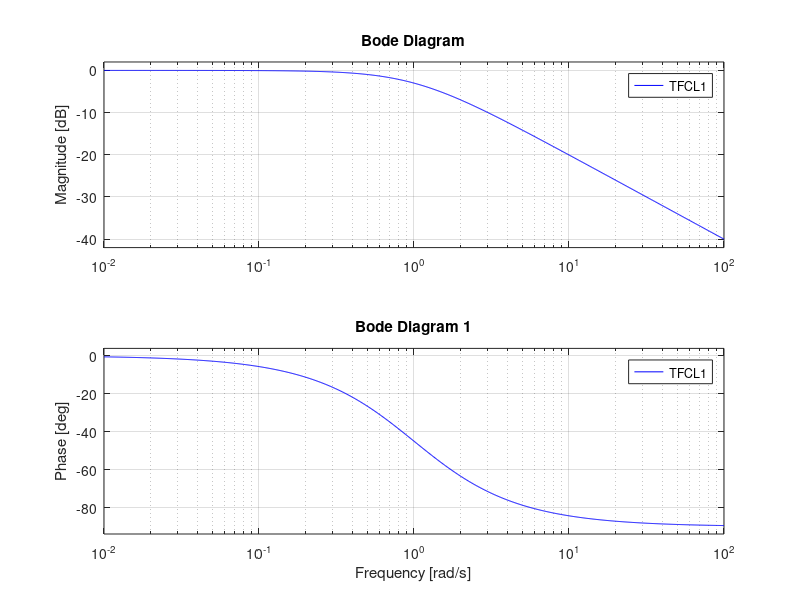
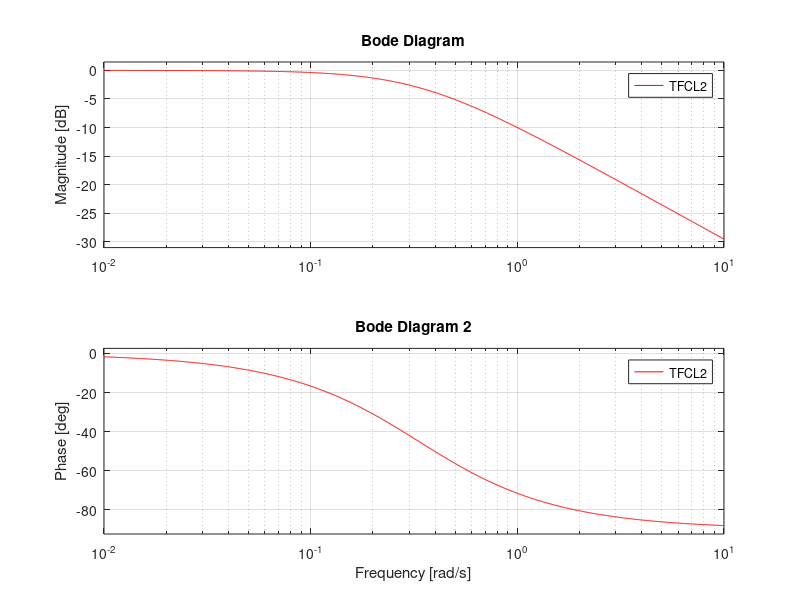
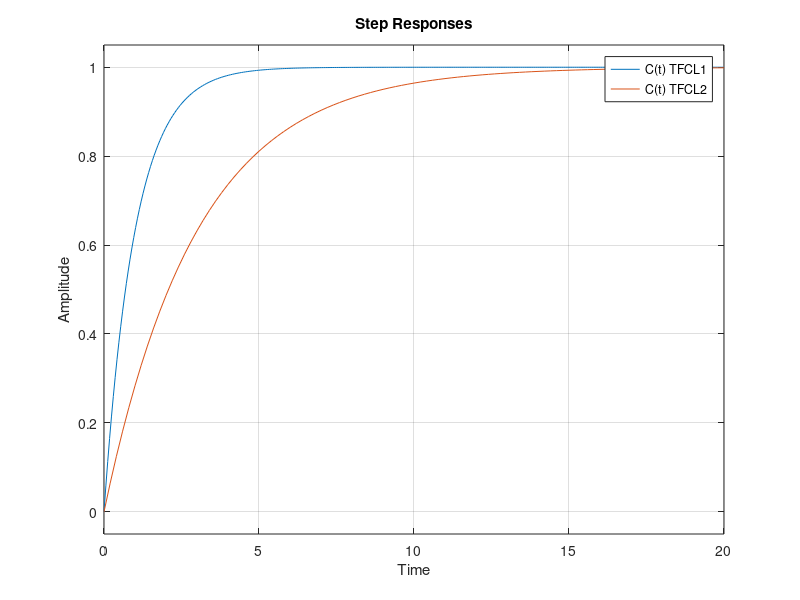
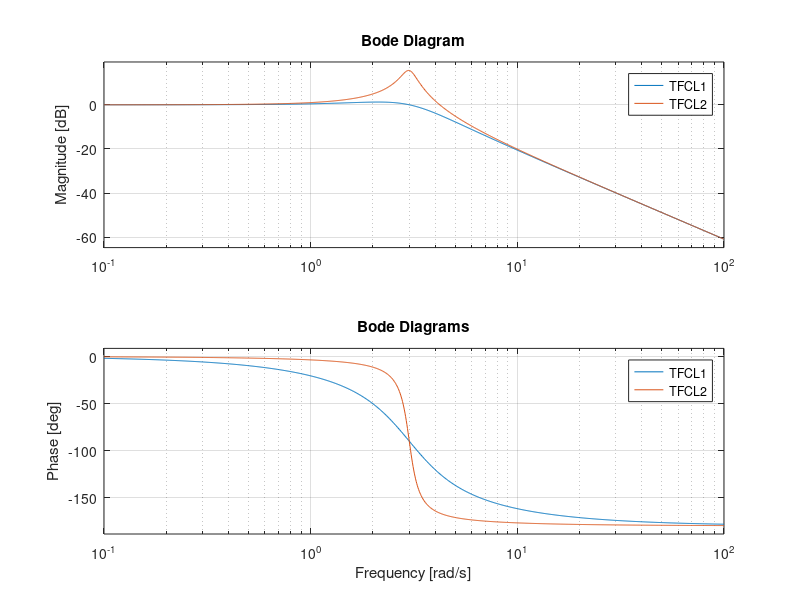

Reproduce these figures in MATLAB, in order.
% Control Theory
% 03/07/2020
% Nico Antonelli

% --- Bandwidth and Resonance Peak ---


%% Bandwith
% Closed Loop TF 1: 1/(s+1)
TFCL1 = tf([1], [1, 1]);
bode(TFCL1, '-b');
title('Bode Diagram 1');

% Closed Loop TF 1: 1/(3s+1)
figure(2);
TFCL2 = tf([1], [3, 1]);
bode(TFCL2, '-r');
title('Bode Diagram 2');

% Step Responses
figure(3);
step(TFCL1, TFCL2);
title('Step Responses');
xlabel('Time');
ylabel('Amplitude');
legend('C(t) TFCL1', 'C(t) TFCL2');

%% Resonance Peak
% Bode Diagrams Comparison
figure(4);
TFCL1 = tf([9], [1, 3, 9]);   % TFCL1: 9/(s^2+3s+9)
TFCL2 = tf([9], [1, 0.5, 9]); % TFCL2: 9/(s^2+0.5s+9)
bode(TFCL1, TFCL2);
title('Bode Diagrams');
legend('TFCL1', 'TFCL2');

% Step Responses (Overshoot Analysis)
figure(5);
step(TFCL1, TFCL2);
title('Step Responses');
xlabel('Time');
ylabel('Amplitude');
legend('C(t) TFCL1', 'C(t) TFCL2');

%% Note
% Closed Loop on Bode Diagrams ONLY for this type of measurements
% For something different to Bandwidth & Resonance, use Open Loop
